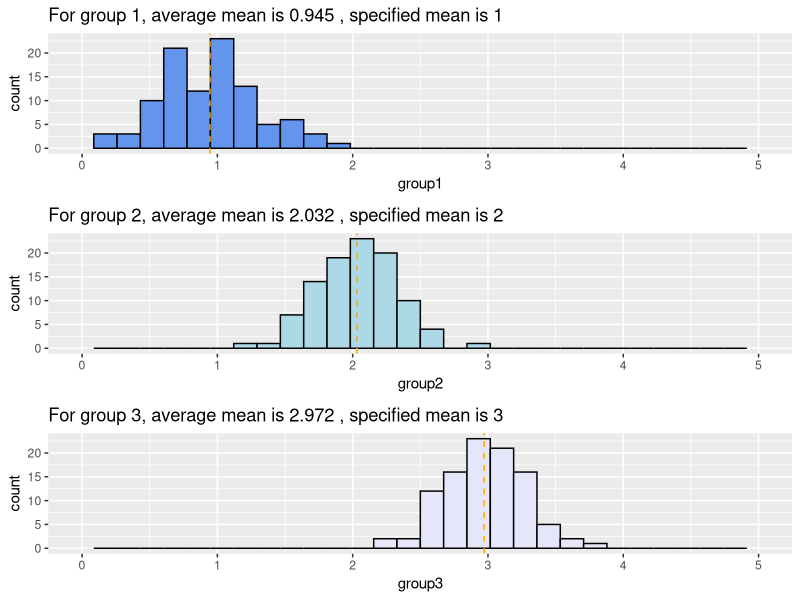

Write R code to recreate this figure.
## ---- chunk 1
library(ggplot2)
library(gridExtra)
## ---- chunk 2
vector <- rbinom(n=20, size=0:5, prob=0.5)
counter <- 0

# as a for loop
for (i in seq_along(vector)) {
  if (vector[i]==0) {
    counter <- counter+1 }
}
print(counter)

## ---- chunk 3

length(vector[vector==0])
## ---- chunk 4

##############
# function: make_matrix
# makes a matrix with where values are row x column
# input: n_row is number of rows desired
#        n_col is number of columns desired
# output: a matrix with number of rows = n_row and number of columns = n_col and each position equals row number x column number
#---------
make_matrix <- function(n_row=runif(1, 1, 10), n_col=runif(1, 1, 10)) {
  new_matrix <- matrix(nrow=n_row, ncol=n_col)
  for (i in 1:nrow(new_matrix)) {
    for (j in 1:ncol(new_matrix)) {
      new_matrix[i,j] <- i*j
    }
  }
  print(new_matrix)
}
#####################

make_matrix()
## ---- chunk 5

names <- c("group1", "group2", "group3")
var1 <- rnorm(n=10,mean=1)
var2 <- rnorm(n=10,mean=2)
var3 <- rnorm(n=10,mean=3)
df <- data.frame(group=rep(names, each=length(var1)), response_var=c(var1, var2, var3))

###############
# function: shuffle_means
# rerun three normal distributions with given observations and means, sd=1
# input: n_obs number of observations
#   means is  vector of means to use 
# output: a vector with the means of each group
#----------
shuffle_means <- function(n_obs=10, means=c(1,2,3)) {
  v1 <- rnorm(n=n_obs,mean=means[1])
  v2 <- rnorm(n=n_obs,mean=means[2])
  v3 <- rnorm(n=n_obs,mean=means[3])
  averages <- c(mean(v1), mean(v2), mean(v3))
  return(averages)
}
#####################

# testing the function
shuffle_means()

# repeat the function 100 times and put it into a dataframe
df2 <- data.frame(replicate=NULL, group1=NULL, group2=NULL, group3=NULL)
for (i in 1:100) {
  new_data <- shuffle_means()
  df2 <- rbind(df2, list(replicate=i, group1=new_data[1], group2=new_data[2], group3=new_data[3]))
}
  

# graphing the results
plot1 <- ggplot(df2, aes(x=group1)) +
  geom_histogram(color="black", fill="cornflowerblue") +
  geom_vline(xintercept=c(mean(df2$group1)), linetype="dashed", color="orange") +
  xlim(0,5) +
  ggtitle(paste("For group 1, average mean is", round(mean(df2$group1), digits=3),", specified mean is 1"))
  
plot2 <- ggplot(df2, aes(x=group2)) +
  geom_histogram(color="black", fill="lightblue") +
  geom_vline(xintercept=c(mean(df2$group2)), linetype="dashed", color="orange") +
  xlim(0,5) +
  ggtitle(paste("For group 2, average mean is", round(mean(df2$group2), digits=3),", specified mean is 2"))

plot3 <- ggplot(df2, aes(x=group3)) +
  geom_histogram(color="black", fill="lavender") +
  geom_vline(xintercept=c(mean(df2$group3)), linetype="dashed", color="orange") +
  xlim(0,5) +
  ggtitle(paste("For group 3, average mean is", round(mean(df2$group3), digits=3),", specified mean is 3"))

grid.arrange(plot1, plot2, plot3)
# The mean for these 100 randomizations isn't always the specified mean. Can see how the vertical line isn't always at the specified mean
